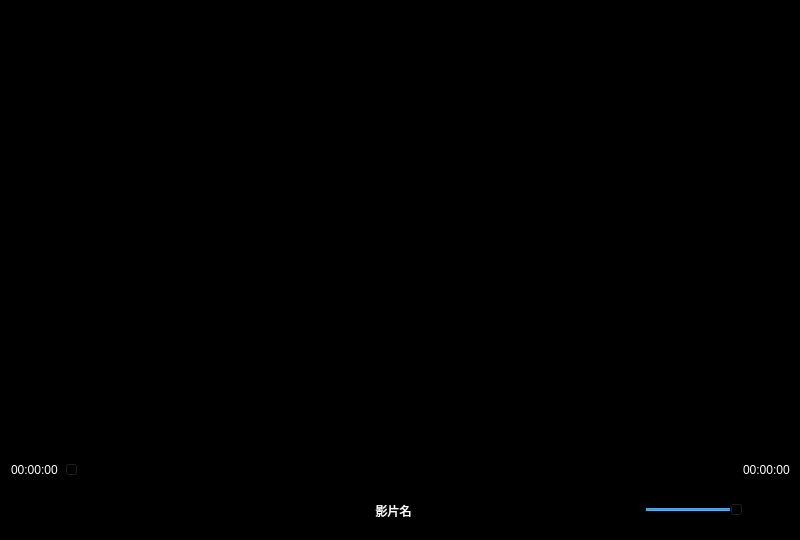
<?xml version="1.0" encoding="UTF-8"?>
<ui version="4.0">
 <class>VideoShow</class>
 <widget class="QWidget" name="VideoShow">
  <property name="geometry">
   <rect>
    <x>0</x>
    <y>0</y>
    <width>800</width>
    <height>540</height>
   </rect>
  </property>
  <property name="minimumSize">
   <size>
    <width>800</width>
    <height>540</height>
   </size>
  </property>
  <property name="windowTitle">
   <string>VideoShow</string>
  </property>
  <property name="styleSheet">
   <string notr="true">background-color: rgb(0, 0, 0);</string>
  </property>
  <layout class="QVBoxLayout" name="verticalLayout">
   <property name="spacing">
    <number>0</number>
   </property>
   <property name="leftMargin">
    <number>0</number>
   </property>
   <property name="topMargin">
    <number>0</number>
   </property>
   <property name="rightMargin">
    <number>0</number>
   </property>
   <property name="bottomMargin">
    <number>0</number>
   </property>
   <item>
    <widget class="VideoItem" name="wdg_video" native="true">
     <property name="minimumSize">
      <size>
       <width>800</width>
       <height>0</height>
      </size>
     </property>
    </widget>
   </item>
   <item>
    <widget class="QWidget" name="wdg_black" native="true"/>
   </item>
   <item>
    <widget class="QWidget" name="wdg_ctrl" native="true">
     <property name="minimumSize">
      <size>
       <width>401</width>
       <height>90</height>
      </size>
     </property>
     <property name="maximumSize">
      <size>
       <width>16777215</width>
       <height>90</height>
      </size>
     </property>
     <property name="styleSheet">
      <string notr="true">color: rgb(255, 255, 255);</string>
     </property>
     <layout class="QVBoxLayout" name="verticalLayout_2">
      <property name="spacing">
       <number>0</number>
      </property>
      <property name="leftMargin">
       <number>0</number>
      </property>
      <property name="topMargin">
       <number>0</number>
      </property>
      <property name="rightMargin">
       <number>0</number>
      </property>
      <property name="bottomMargin">
       <number>0</number>
      </property>
      <item>
       <widget class="QWidget" name="wdg_process" native="true">
        <property name="minimumSize">
         <size>
          <width>801</width>
          <height>30</height>
         </size>
        </property>
        <property name="maximumSize">
         <size>
          <width>16777215</width>
          <height>30</height>
         </size>
        </property>
        <layout class="QHBoxLayout" name="horizontalLayout_2">
         <property name="topMargin">
          <number>9</number>
         </property>
         <property name="bottomMargin">
          <number>0</number>
         </property>
         <item>
          <widget class="QLabel" name="lb_videoCurrentTime">
           <property name="text">
            <string>00:00:00</string>
           </property>
          </widget>
         </item>
         <item>
          <widget class="VideoSlider" name="slider_videoProcess">
           <property name="minimumSize">
            <size>
             <width>100</width>
             <height>0</height>
            </size>
           </property>
           <property name="maximumSize">
            <size>
             <width>11111111</width>
             <height>16777215</height>
            </size>
           </property>
           <property name="orientation">
            <enum>Qt::Horizontal</enum>
           </property>
          </widget>
         </item>
         <item>
          <widget class="QLabel" name="lb_videoTotalTime">
           <property name="text">
            <string>00:00:00</string>
           </property>
          </widget>
         </item>
        </layout>
       </widget>
      </item>
      <item>
       <widget class="QWidget" name="wdg_ctrl_content" native="true">
        <property name="minimumSize">
         <size>
          <width>801</width>
          <height>60</height>
         </size>
        </property>
        <property name="maximumSize">
         <size>
          <width>16777215</width>
          <height>60</height>
         </size>
        </property>
        <layout class="QHBoxLayout" name="horizontalLayout">
         <item>
          <widget class="QPushButton" name="pb_open">
           <property name="minimumSize">
            <size>
             <width>40</width>
             <height>40</height>
            </size>
           </property>
           <property name="maximumSize">
            <size>
             <width>40</width>
             <height>40</height>
            </size>
           </property>
           <property name="text">
            <string/>
           </property>
           <property name="icon">
            <iconset resource="resource.qrc">
             <normaloff>:/images/open_normal.png</normaloff>:/images/open_normal.png</iconset>
           </property>
           <property name="iconSize">
            <size>
             <width>30</width>
             <height>30</height>
            </size>
           </property>
           <property name="autoDefault">
            <bool>true</bool>
           </property>
           <property name="flat">
            <bool>true</bool>
           </property>
          </widget>
         </item>
         <item>
          <widget class="QPushButton" name="pb_play">
           <property name="minimumSize">
            <size>
             <width>40</width>
             <height>40</height>
            </size>
           </property>
           <property name="maximumSize">
            <size>
             <width>40</width>
             <height>40</height>
            </size>
           </property>
           <property name="text">
            <string/>
           </property>
           <property name="icon">
            <iconset resource="resource.qrc">
             <normaloff>:/images/start_white.png</normaloff>:/images/start_white.png</iconset>
           </property>
           <property name="iconSize">
            <size>
             <width>30</width>
             <height>30</height>
            </size>
           </property>
           <property name="autoDefault">
            <bool>true</bool>
           </property>
           <property name="flat">
            <bool>true</bool>
           </property>
          </widget>
         </item>
         <item>
          <widget class="QPushButton" name="pb_pause">
           <property name="minimumSize">
            <size>
             <width>40</width>
             <height>40</height>
            </size>
           </property>
           <property name="maximumSize">
            <size>
             <width>40</width>
             <height>40</height>
            </size>
           </property>
           <property name="text">
            <string/>
           </property>
           <property name="icon">
            <iconset resource="resource.qrc">
             <normaloff>:/images/pause_white.png</normaloff>:/images/pause_white.png</iconset>
           </property>
           <property name="iconSize">
            <size>
             <width>30</width>
             <height>30</height>
            </size>
           </property>
           <property name="autoDefault">
            <bool>true</bool>
           </property>
           <property name="flat">
            <bool>true</bool>
           </property>
          </widget>
         </item>
         <item>
          <widget class="QPushButton" name="pb_stop">
           <property name="minimumSize">
            <size>
             <width>40</width>
             <height>40</height>
            </size>
           </property>
           <property name="maximumSize">
            <size>
             <width>40</width>
             <height>40</height>
            </size>
           </property>
           <property name="text">
            <string/>
           </property>
           <property name="icon">
            <iconset resource="resource.qrc">
             <normaloff>:/images/stop_white.png</normaloff>:/images/stop_white.png</iconset>
           </property>
           <property name="iconSize">
            <size>
             <width>30</width>
             <height>30</height>
            </size>
           </property>
           <property name="autoDefault">
            <bool>true</bool>
           </property>
           <property name="flat">
            <bool>true</bool>
           </property>
          </widget>
         </item>
         <item>
          <widget class="QLabel" name="lb_videoName">
           <property name="minimumSize">
            <size>
             <width>0</width>
             <height>40</height>
            </size>
           </property>
           <property name="text">
            <string>影片名</string>
           </property>
           <property name="alignment">
            <set>Qt::AlignCenter</set>
           </property>
          </widget>
         </item>
         <item>
          <widget class="QPushButton" name="pb_volumn">
           <property name="minimumSize">
            <size>
             <width>40</width>
             <height>40</height>
            </size>
           </property>
           <property name="maximumSize">
            <size>
             <width>40</width>
             <height>40</height>
            </size>
           </property>
           <property name="text">
            <string/>
           </property>
           <property name="icon">
            <iconset resource="resource.qrc">
             <normaloff>:/images/voice_white.png</normaloff>:/images/voice_white.png</iconset>
           </property>
           <property name="iconSize">
            <size>
             <width>30</width>
             <height>30</height>
            </size>
           </property>
           <property name="autoDefault">
            <bool>true</bool>
           </property>
           <property name="flat">
            <bool>true</bool>
           </property>
          </widget>
         </item>
         <item>
          <widget class="QSlider" name="slider_volumn">
           <property name="minimumSize">
            <size>
             <width>100</width>
             <height>0</height>
            </size>
           </property>
           <property name="maximumSize">
            <size>
             <width>100</width>
             <height>16777215</height>
            </size>
           </property>
           <property name="maximum">
            <number>100</number>
           </property>
           <property name="value">
            <number>100</number>
           </property>
           <property name="orientation">
            <enum>Qt::Horizontal</enum>
           </property>
          </widget>
         </item>
         <item>
          <widget class="QPushButton" name="pb_online">
           <property name="minimumSize">
            <size>
             <width>40</width>
             <height>40</height>
            </size>
           </property>
           <property name="maximumSize">
            <size>
             <width>40</width>
             <height>40</height>
            </size>
           </property>
           <property name="text">
            <string/>
           </property>
           <property name="icon">
            <iconset resource="resource.qrc">
             <normaloff>:/images/color.png</normaloff>:/images/color.png</iconset>
           </property>
           <property name="iconSize">
            <size>
             <width>40</width>
             <height>40</height>
            </size>
           </property>
           <property name="autoDefault">
            <bool>true</bool>
           </property>
           <property name="flat">
            <bool>true</bool>
           </property>
          </widget>
         </item>
        </layout>
       </widget>
      </item>
     </layout>
    </widget>
   </item>
  </layout>
 </widget>
 <layoutdefault spacing="6" margin="11"/>
 <customwidgets>
  <customwidget>
   <class>VideoItem</class>
   <extends>QWidget</extends>
   <header location="global">videoitem.h</header>
   <container>1</container>
  </customwidget>
  <customwidget>
   <class>VideoSlider</class>
   <extends>QSlider</extends>
   <header location="global">videoslider.h</header>
  </customwidget>
 </customwidgets>
 <resources>
  <include location="resource.qrc"/>
 </resources>
 <connections/>
</ui>
